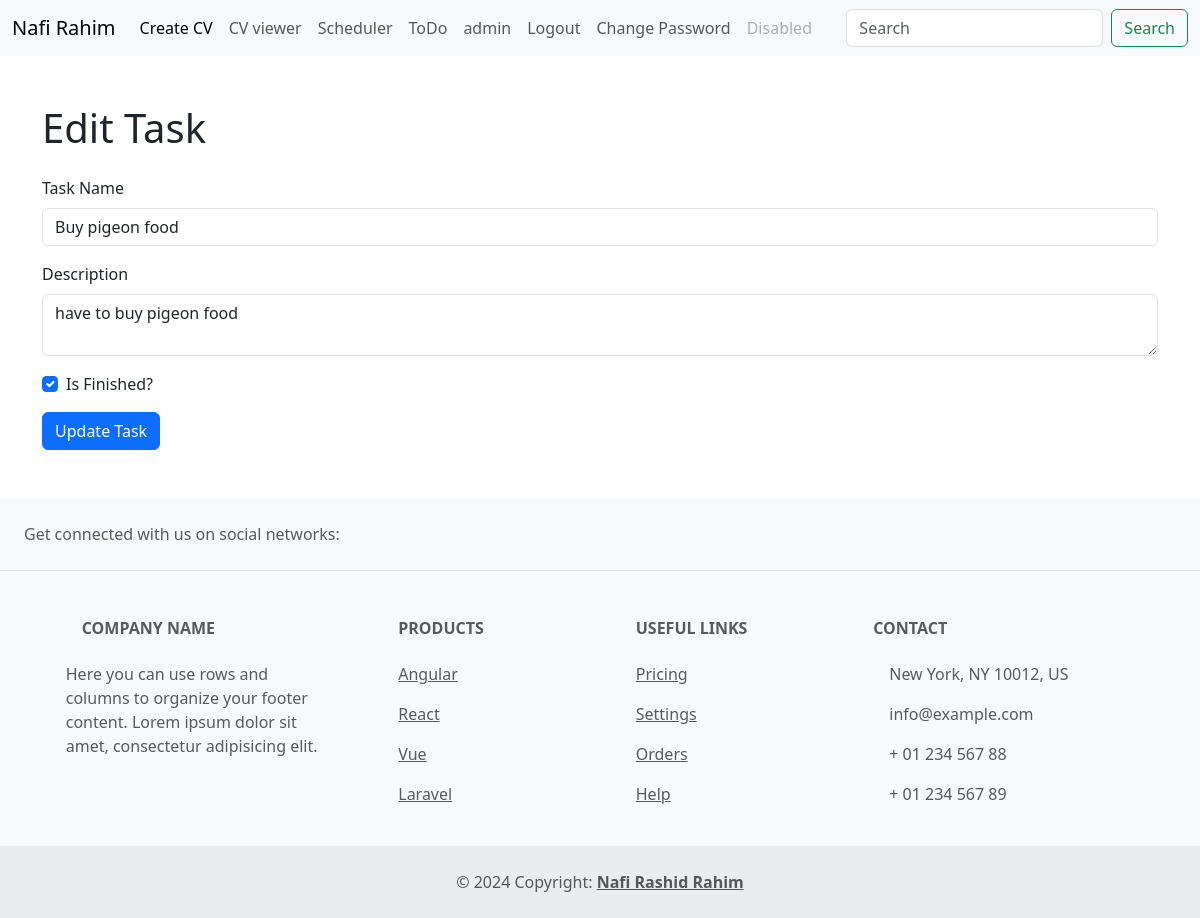
The app's page /scheduler/edit_task/1/ (signed in) with its own data.
### Scheduler/models.py (models this page shows, shortened)
class Task(models.Model):
    task_name = models.CharField(max_length=100, null=True)
    description = models.TextField(blank=True)
    created_at = models.DateTimeField(auto_now_add=True)
    updated_at = models.DateTimeField(auto_now=True)
    is_finished = models.BooleanField(default=False)

### Scheduler/views.py (the view, shortened to what this page needs)
def edit_task(request, task_id):
    try:
        task = Task.objects.get(id=task_id)
    except Task.DoesNotExist:
        return redirect('task_list')
    return render(request, 'Scheduler/edit_task.html', {'task': task})

### Templates/Scheduler/edit_task.html (shortened to what this page needs)
{% extends 'base.html' %}
{% block main %}
<div class="container py-5">
    <h1 class="mb-4">Edit Task</h1>
    <form method="post">
        <div class="mb-3">
            <label for="task_name" class="form-label">Task Name</label>
            <input type="text" class="form-control" id="task_name" name="task_name" value="{{ task.task_name }}" required>
        </div>
        <div class="mb-3">
            <label for="description" class="form-label">Description</label>
            <textarea class="form-control" id="description" name="description" required>{{ task.description }}</textarea>
        </div>
        <div class="mb-3 form-check">
            <input type="checkbox" class="form-check-input" id="is_finished" name="is_finished" {% if task.is_finished %}checked{% endif %}>
            <label class="form-check-label" for="is_finished">Is Finished?</label>
        </div>
        <button type="submit" class="btn btn-primary">Update Task</button>
    </form>
</div>
{% endblock %}

### Templates/header.html (shortened to what this page needs)
<nav class="navbar navbar-expand-lg navbar-light bg-light">
    <div class="container-fluid">
      <a class="navbar-brand" href="{% url 'home' %}">Nafi Rahim</a>
      <div class="collapse navbar-collapse" id="navbarSupportedContent">
        <ul class="navbar-nav me-auto mb-2 mb-lg-0">
          <li class="nav-item">
            <a class="nav-link active" aria-current="page" href="{% url 'cv' %}">Create CV</a>
          </li>
          <li class="nav-item">
            <a class="nav-link" href="{% url 'view' %}">CV viewer</a>
          </li>
          <li class="nav-item">
            <a class="nav-link" href="{% url 'add_task' %}">Scheduler</a>
          </li>
          <li class="nav-item">
            <a class="nav-link" href="{% url 'task_list' %}">ToDo</a>
          </li>
          <li class="nav-item">
            <a class="nav-link" href="#">{{ user.username }}</a>
          </li>
          {% if user.is_authenticated %}
          <li class="nav-item">
            <a class="nav-link" href="{% url 'logout' %}">Logout</a>
          </li>
            <a class="nav-link" href="{% url 'change_pass' %}">Change Password</a>
          {% else %}
          <li class="nav-item">
            <a class="nav-link" href="{% url 'login' %}">Log In</a>
          </li>
          {% endif %}
          <li class="nav-item">
            <a class="nav-link disabled" href="#" tabindex="-1" aria-disabled="true">Disabled</a>
          </li>
        </ul>
        <form class="d-flex">
          <input class="form-control me-2" type="search" placeholder="Search" aria-label="Search">
          <button class="btn btn-outline-success" type="submit">Search</button>
        </form>
      </div>
    </div>
  </nav>

### records on screen
Task: task_name "Buy pigeon food", description "have to buy pigeon food", is_finished "☑"

### other values on screen
{{ user.username }} "admin"
